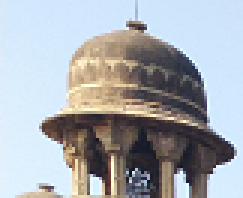
#> input picture Files used as input/img9.bmp, 81 x 66 px, found by its file name (shown 3 times larger)
$ python 'C5_9 Frequency_domain_LPF_on_images.py'
#> lines starting #> are read from the running program, lines starting #| are printed output that depends on the picture; after the words box and inside, x2 and y2 are one past the last pixel; in counts of white or black regions, pixels touching at a corner belong together
### Chapter 09/my_package/my_functions.py
#======================================================================
# Purpose : creating custom functions for usage
#======================================================================

import matplotlib.pyplot as plt
import cv2
import numpy as np

# Function my_imshow is used to display image using matplotlib method and is
# usually used with subplots

def my_imshow(input_image,str='',ax='Nothing Passed'):
    if ax=='Nothing Passed':
        fig1,ax1=plt.subplots()
        fig1.show()
        if input_image.ndim==3:
            plt.imshow(cv2.cvtColor(input_image, cv2.COLOR_BGR2RGB))
        else:
            plt.imshow(cv2.cvtColor(input_image, cv2.COLOR_GRAY2RGB))
        plt.axis("off")
        plt.gca().set_title(str)
        return fig1,ax1
    else:
        if input_image.ndim==3:
            ax.imshow(cv2.cvtColor(input_image, cv2.COLOR_BGR2RGB))
        else:
            ax.imshow(cv2.cvtColor(input_image, cv2.COLOR_GRAY2RGB))
        ax.axis("off")
        ax.set_title(str)

# Function norm_uint8 defined below,
# Normalises and convert to uint8 an input_image and return the same, usually
# used while displaying a grayscale image which has been converted to float32
# during processing

def norm_uint8(input_image):
    input_image=input_image-np.min(input_image)
    input_image=255*input_image/np.max(input_image)
    input_image=np.uint8(input_image)
    return input_image


### Chapter 05/C5_9 Frequency_domain_LPF_on_images.py
#======================================================================
# PURPOSE : Frequency domain Low pass filtering of images
#======================================================================
import cv2,matplotlib.pyplot as plt
import numpy as np
import scipy.fft as sfft
import my_package.my_functions as mf # This is a user defined package
# one may find the details related to its contents and usage in section XXX

#---------------------------------------------------------------------------
#    Importing and displaying image in space domain
#---------------------------------------------------------------------------
input_image=np.float32(cv2.imread('img9.bmp',0))
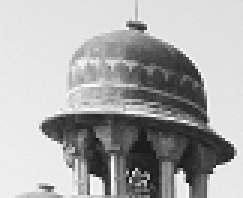
#> input_image: shape (66, 81) float32 (shown 3 times larger); min 16, max 254, mean 171.4
r,c=np.shape(input_image)
#> r = 66; c = 81
fig1,ax1=plt.subplots(2,3)
fig1.show()
mf.my_imshow(mf.norm_uint8(input_image),'(a) Spatial Domain',ax1[0,0])

#---------------------------------------------------------------------------
#    Image in normalised frequency domain (Magnitude Plot)
#---------------------------------------------------------------------------
freq_points=np.max([r,c])
#> freq_points = 81
fft_input_image=sfft.fft2(input_image,[freq_points,freq_points])
mag_image=np.abs(sfft.fftshift(fft_input_image))
mf.my_imshow(mf.norm_uint8(np.log(1+mag_image)),"(b) Frequency Domain (Magnitude)",ax1[0,1])
#> in norm_uint8 (call 2), `input_image=input_image-np.min(input_image)`:
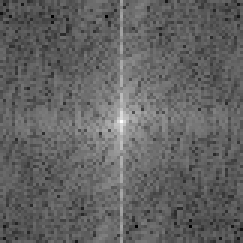
#> input_image: shape (81, 81) float32 (shown 3 times larger); min 0, max 10.92, mean 4.25; drawn with min black and max white

#---------------------------------------------------------------------------
#    Designing IDEAL LOW PASS Filter
#---------------------------------------------------------------------------
# Initialising an image with shape equal to fft_input_image with all zeros
freq_domain_filter=np.zeros((freq_points,freq_points))
fc=.2 # SET CUTOFF FREQUENCY OF FILTER HERE

# Creating the LPF in following loop
for i in np.arange(0,freq_points,1):
    for j in np.arange(0,freq_points,1):
        if np.sqrt((i-freq_points/2)**2+(j-freq_points/2)**2)<fc*freq_points:
            freq_domain_filter[i,j]=1
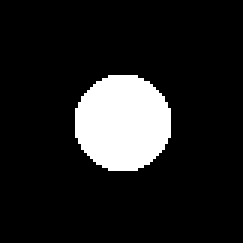
#> freq_domain_filter: shape (81, 81) float64 (shown 3 times larger); values 0 (black) and 1 (white), 12.5% white; 1 white region, box (x1, y1, x2, y2) and area: (25, 25, 57, 57) 820
mf.my_imshow(mf.norm_uint8(freq_domain_filter),"(c) Frequency Domain Filter",ax1[0,2])

#---------------------------------------------------------------------------
#    Filtering in frequency domain
#---------------------------------------------------------------------------
freq_filtered_image=sfft.fftshift(fft_input_image)*freq_domain_filter
mf.my_imshow(mf.norm_uint8(np.log(1+np.abs(freq_filtered_image))),"(d) Frequency Domain Filtering",ax1[1,0])
#> in norm_uint8 (call 4), `input_image=input_image-np.min(input_image)`:
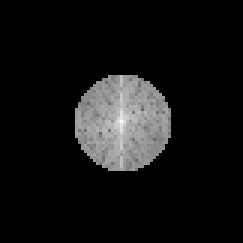
#> input_image: shape (81, 81) float64 (shown 3 times larger); min 0, max 13.73, mean 1.05; drawn with min black and max white

#---------------------------------------------------------------------------
#    Image Transformed back in time domain
#---------------------------------------------------------------------------
image_back_in_time=sfft.ifft2(sfft.ifftshift(freq_filtered_image))
mf.my_imshow(mf.norm_uint8(image_back_in_time),'(e) PADDED Spatial Domain',ax1[1,1])
#> in norm_uint8 (call 5), `input_image=np.uint8(input_image)`:
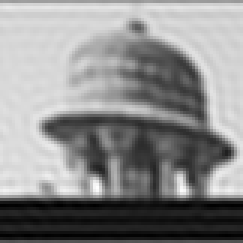
#> input_image: shape (81, 81) (shown 3 times larger); min 0, max 254, mean 139.3

#---------------------------------------------------------------------------
#    Image Transformed back in time domain (displayed without padding)
#---------------------------------------------------------------------------
image_back_in_time=sfft.ifft2(sfft.ifftshift(freq_filtered_image))
mf.my_imshow(mf.norm_uint8(image_back_in_time[0:r,0:c]),'(f) Spatial Domain',ax1[1,2])
#> in norm_uint8 (call 6), `input_image=np.uint8(input_image)`:
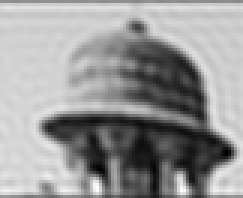
#> input_image: shape (66, 81) (shown 3 times larger); min 0, max 254, mean 151.4

plt.show()
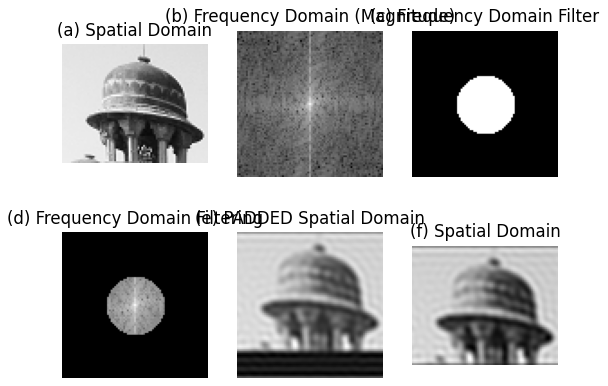
#> figure drawn by matplotlib, 6 panels
print("Completed Successfully ...")

$ run again, with Files used as input/img1.bmp copied over Files used as input/img9.bmp
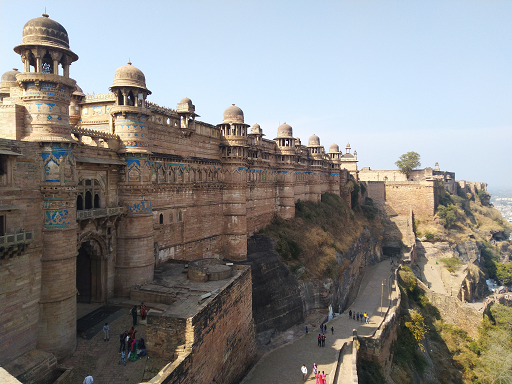
#> input picture Files used as input/img1.bmp, 512 x 384 px, found by its file name
#> after the loop `for i in np.arange(0,freq_points,1):`:
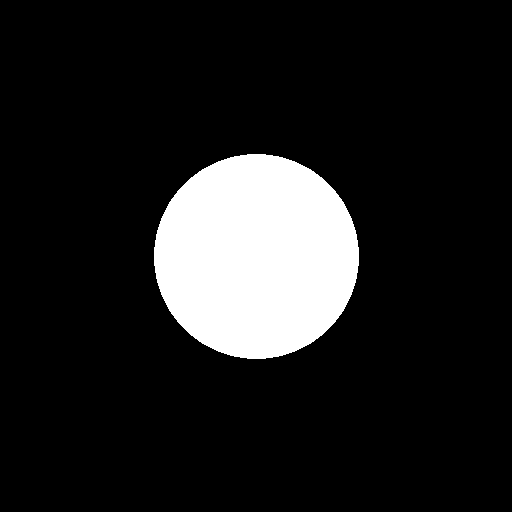
#> freq_domain_filter: shape (512, 512) float64; values 0 (black) and 1 (white), 12.6% white; 1 white region, box (x1, y1, x2, y2) and area: (154, 154, 359, 359) 32937
#> in norm_uint8 (call 6), `input_image=np.uint8(input_image)`:
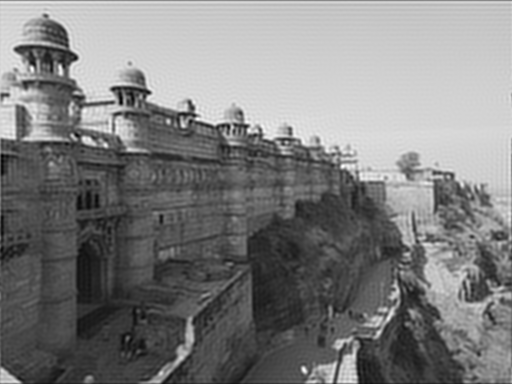
#> input_image: shape (384, 512); min 0, max 255, mean 126.6

$ run again, with Files used as input/img10.bmp copied over Files used as input/img9.bmp
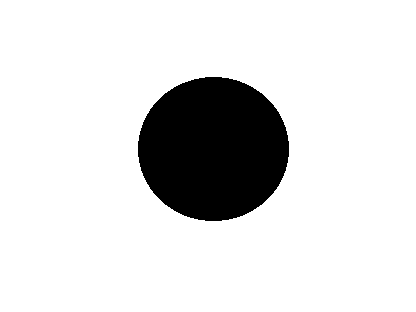
#> input picture Files used as input/img10.bmp, 416 x 312 px, found by its file name
#> after the loop `for i in np.arange(0,freq_points,1):`:
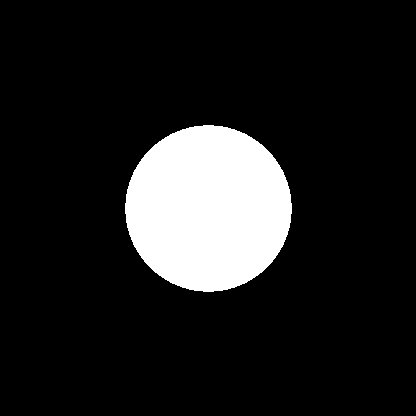
#> freq_domain_filter: shape (416, 416) float64; values 0 (black) and 1 (white), 12.6% white; 1 white region, box (x1, y1, x2, y2) and area: (125, 125, 292, 292) 21749
#> in norm_uint8 (call 6), `input_image=np.uint8(input_image)`:
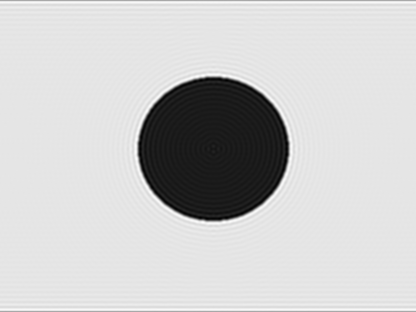
#> input_image: shape (312, 416); min 0, max 255, mean 202

$ run again, with Files used as input/img11.bmp copied over Files used as input/img9.bmp
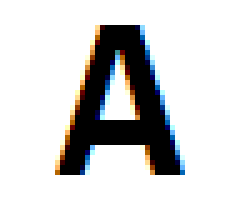
#> input picture Files used as input/img11.bmp, 49 x 42 px, found by its file name (shown 5 times larger)
#> in norm_uint8 (call 6), `input_image=np.uint8(input_image)`:
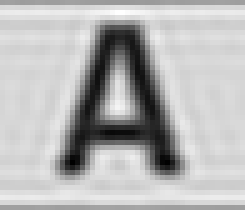
#> input_image: shape (42, 49) (shown 5 times larger); min 0, max 255, mean 182.2
